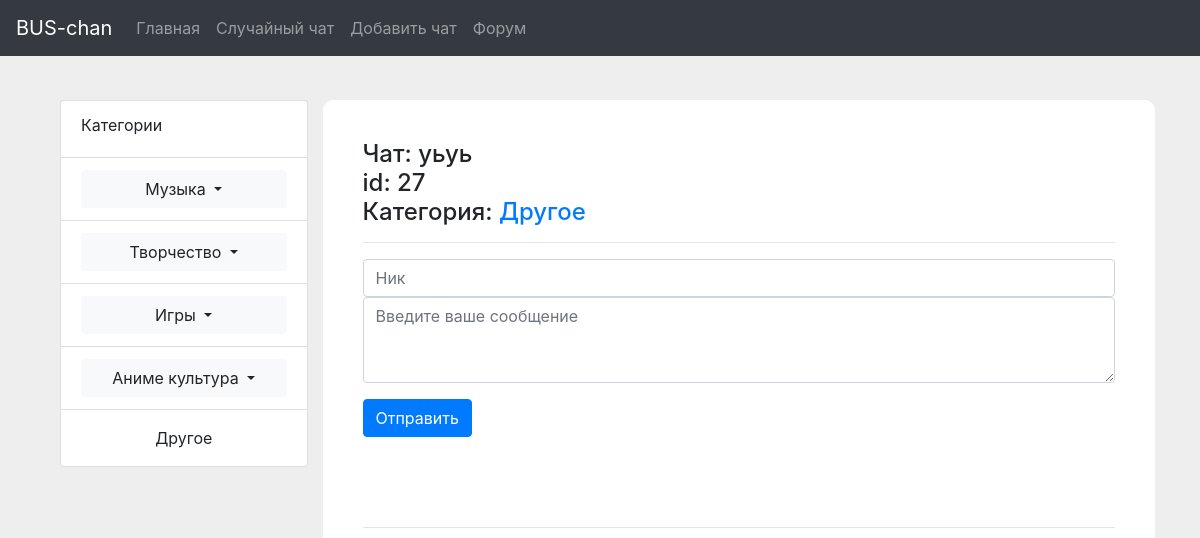
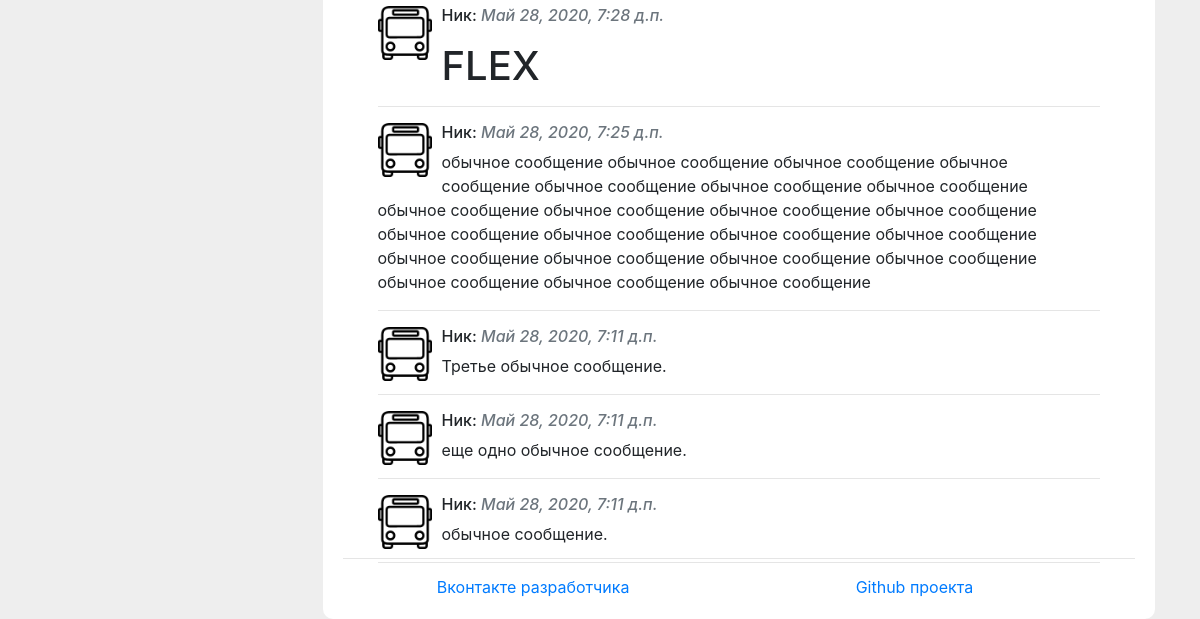
Before: /chat/27/ with the older database file (2 pictures, top to bottom).
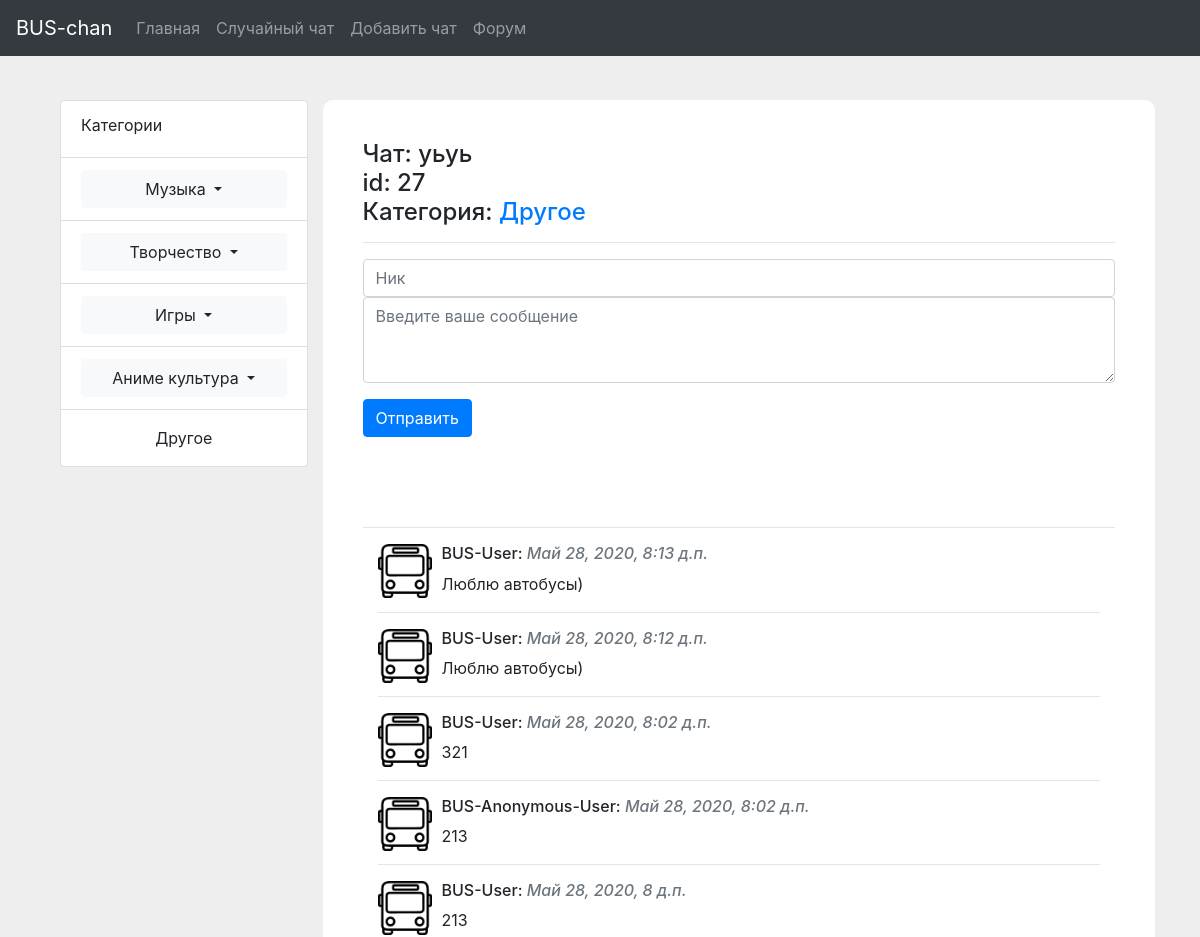
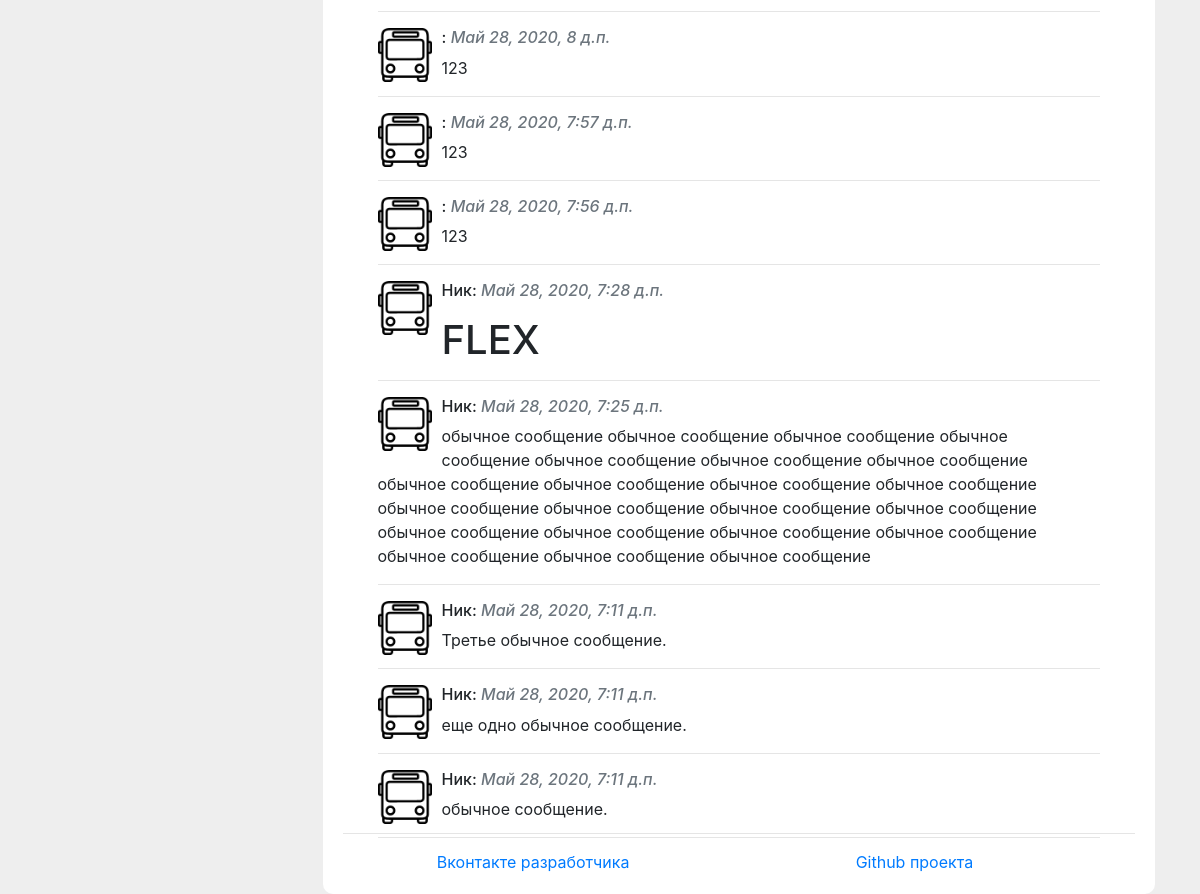
After: the same page with the newer database file (2 pictures, top to bottom).
### bus_chan/apps/mainapp/models.py (models this page shows)
class Chat(models.Model):
    name = models.CharField('Имя чата', max_length=50)
    category = models.CharField('Категория чата', max_length=50)
    is_private = models.BooleanField('Приватный чат')
    date = models.DateField('Дата создания чата', auto_now_add=True)
    key = models.CharField('Приватный ключ', blank=True, max_length=80)
    def __str__(self):
        return self.name

class Message(models.Model):
    author = models.CharField('Ник', max_length=50)
    date = models.DateTimeField('Дата отправки', auto_now_add=True)
    chat = models.ForeignKey(Chat, on_delete=models.CASCADE)
    text = models.TextField('Текст сообщения')
    def __str__(self):
        return self.text

### bus_chan/apps/mainapp/views.py (the view)
# urls.py: path('chat/<int:chat_id>/', views.chat, name='chat'),
def chat(request, chat_id: int):
    try:
        current_chat = Chat.objects.get(id=chat_id)
        if current_chat.is_private:
            raise Exception('Chat is private.')
    except Exception as e:
        print(e)
        raise Http404("Чат не найден")
    massages = current_chat.message_set.order_by('-id')
    cat = current_chat.category
    for key, val in CATEGORIES.items():
        if val == cat:
            cat = key
            break
    return render(request, 'mainapp/chat.html',
                  {'chat': current_chat, 'massages': massages,
                   'category': cat})

### bus_chan/templates/mainapp/chat.html (shortened to what this page needs)
{% extends 'mainapp/base.html' %}
{% block content %}
    {% load static %}
	<h4>Чат: {{chat}}<br>id: {{chat.id}}<br>Категория: <a href="{% url 'category' chat.category %}">{{category}}</a></h4>
	<hr>
    <form action="{% url 'send_message' chat.id %}" method="POST" id="form" style="padding-bottom: 50px;">
	  <div class="form-group">
	    <input type="text" class="form-control" placeholder="Ник" name="author">
	    <textarea name="text" required="" class="form-control" rows="3" placeholder="Введите ваше сообщение"></textarea>
	  </div>
	  <button type="submit" class="btn btn-primary">Отправить</button><br><br>
	</form>
    <hr>
	{% if massages %}
        <div class="container-fluid" id="#messages">
            {% for m in massages %}
                <img id="avatar" src="{% static 'favicon.ico' %}">
                <h6>{{ m.author }}: <em class="text-secondary">{{ m.date }}</em></h6>
                <p>{{ m|safe }}</p>
                <hr>
            {% endfor %}
        </div>
	{% else %}
		<h3>Сообщения не найдены, станьте первым!</h3><br>
	{% endif %}
{% endblock %}

### bus_chan/templates/mainapp/base.html (shortened to what this page needs)
<!DOCTYPE html>
<html>
<head>
    {% load static %}
	<link rel="stylesheet" href="https://stackpath.bootstrapcdn.com/bootstrap/4.4.1/css/bootstrap.min.css">
	{% load static %}
	<link rel="stylesheet" type="text/css" href="{% static 'mainapp/css/base.css' %}">
</head>
<body>
	<nav class="navbar navbar-expand-lg navbar-dark bg-dark" id="nav">
	  <a class="navbar-brand" href="{% url 'index' %}">BUS-chan</a>
	  <div class="collapse navbar-collapse" id="navbarNavDropdown">
	    <ul class="navbar-nav">
	      <li class="nav-item">
	        <a class="nav-link" href="{% url 'index' %}">Главная</a>
	      </li>
	      <li class="nav-item">
	        <a class="nav-link" href="{% url 'random_chat' %}">Случайный чат</a>
	      </li>
	      <li class="nav-item">
	        <a class="nav-link" href="{% url 'newchat' %}">Добавить чат</a>
	      </li>
          <li class="nav-item">
	        <a class="nav-link" href="{% url 'forum' %}">Форум</a>
	      </li>
	    </ul>
	  </div>
	</nav>
	<div id="wrapper" style="min-height: 100vh;">
		<div class="row">
			<div class="col-lg-3 col-padding">
				<ul class="list-group">
				  <li class="list-group-item">
				  	<label>Категории</label>
				  </li>
				  <li class="list-group-item">
					  <button onclick="change(this)" class="btn btn-light dropdown-toggle container">
					    Музыка
					  </button>
				  </li>
				  <li class="list-group-item">
					  <button onclick="change(this)" class="btn btn-light dropdown-toggle container">
					    Творчество
					  </button>
				  </li>
				  <li class="list-group-item">
					  <button onclick="change(this)" class="btn btn-light dropdown-toggle container">
					    Игры
					  </button>
				  </li>
				  <li class="list-group-item">
					  <button onclick="change(this)" class="btn btn-light dropdown-toggle container">
					    Аниме культура
					  </button>
				  </li>
				  <li class="list-group-item">
				  	<a class="dropdown-item" href="{% url 'category' 'other' %}" style="text-align: center;">Другое</a>
				  </li>
				</ul>
			</div>
			<div class="container-fluid col-md-9 col-padding" id="main">
				{% block content %}{% endblock %}
		        <footer class="footer">
		        	<hr>
		        	<div class="container-fluid row">
		        		<a target="_blank" style="text-align: center;" href="https://vk.com/bus_410" class="col-6">Вконтакте разработчика</a>
		        		<a target="_blank" style="text-align: center;" href="https://github.com/BUS410/BUS-chan" class="col-6">Github проекта</a>
		        	</div>
		        </footer>
			</div>
		</div>
	</div>
</body>
</html>

### bus_chan/apps/mainapp/static/mainapp/css/base.css (style rules this page uses)
html { height: 100%; }
#main { min-height:100%; position:relative; padding-bottom: 70px; padding: 20px; border: 20px solid #fff; background: #fff; border-radius: 10px; }
#wrapper { padding-top: 100px; padding-right: 5%; padding-left: 5%; background: #eee; }
.footer { position: absolute; left: 0; right: 0; bottom: 0; }
#nav { position: fixed; z-index: 1; width: 100%; }
.col-padding { padding-bottom: 30px; }
img { max-height: 500px; max-width: 500px; }
#avatar { max-width: 64px; overflow: auto; float: left; padding-right: 10px; display: block; }

Changed rows visible on the page:
added Message: author "BUS-User", date "Май 28, 2020, 8:13 д.п.", text "Люблю автобусы)"
added Message: author "BUS-User", date "Май 28, 2020, 8:12 д.п.", text "Люблю автобусы)"
added Message: author "BUS-User", date "Май 28, 2020, 8:02 д.п.", text "321"
added Message: author "BUS-Anonymous-User", date "Май 28, 2020, 8:02 д.п.", text "213"
added Message: author "BUS-User", date "Май 28, 2020, 8 д.п.", text "213"
added Message: date "Май 28, 2020, 8 д.п.", text "123"
added Message: date "Май 28, 2020, 7:57 д.п.", text "123"
added Message: date "Май 28, 2020, 7:56 д.п.", text "123"
